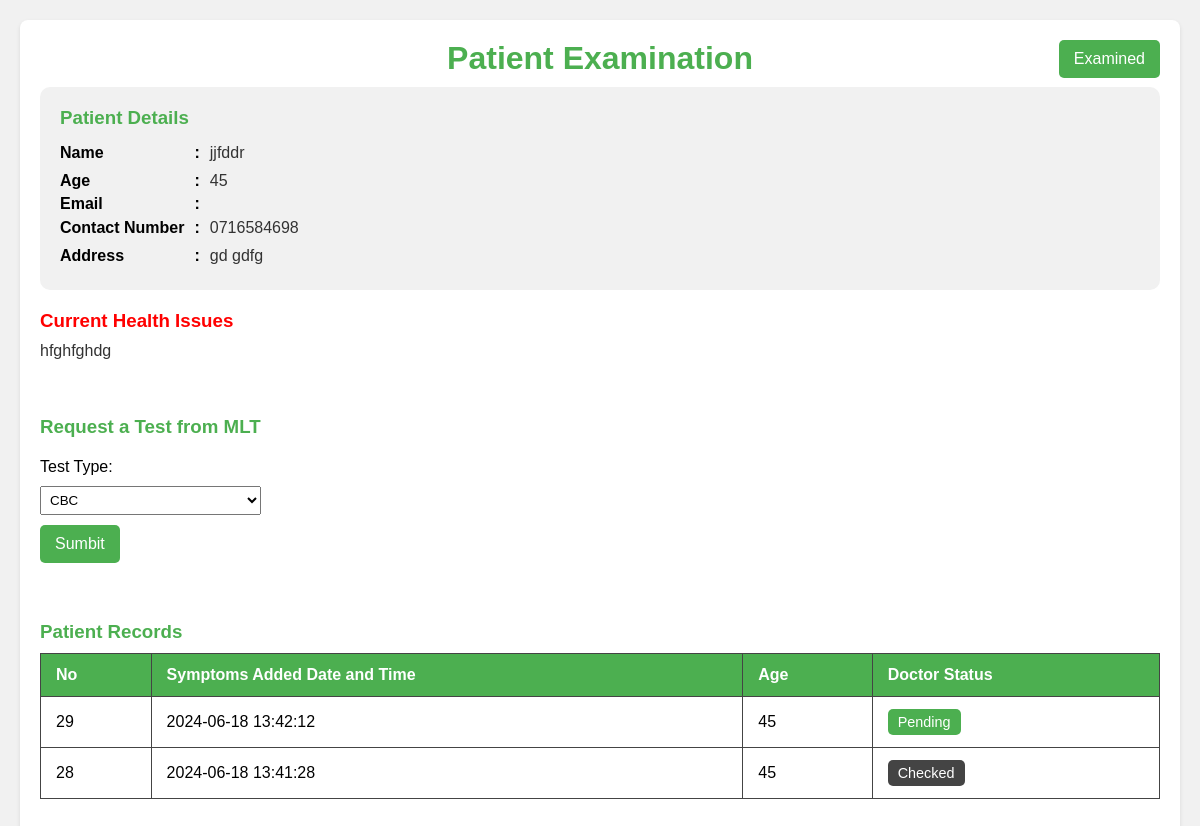
Before: /doctor/examine.php?pid=28 with the older database file.
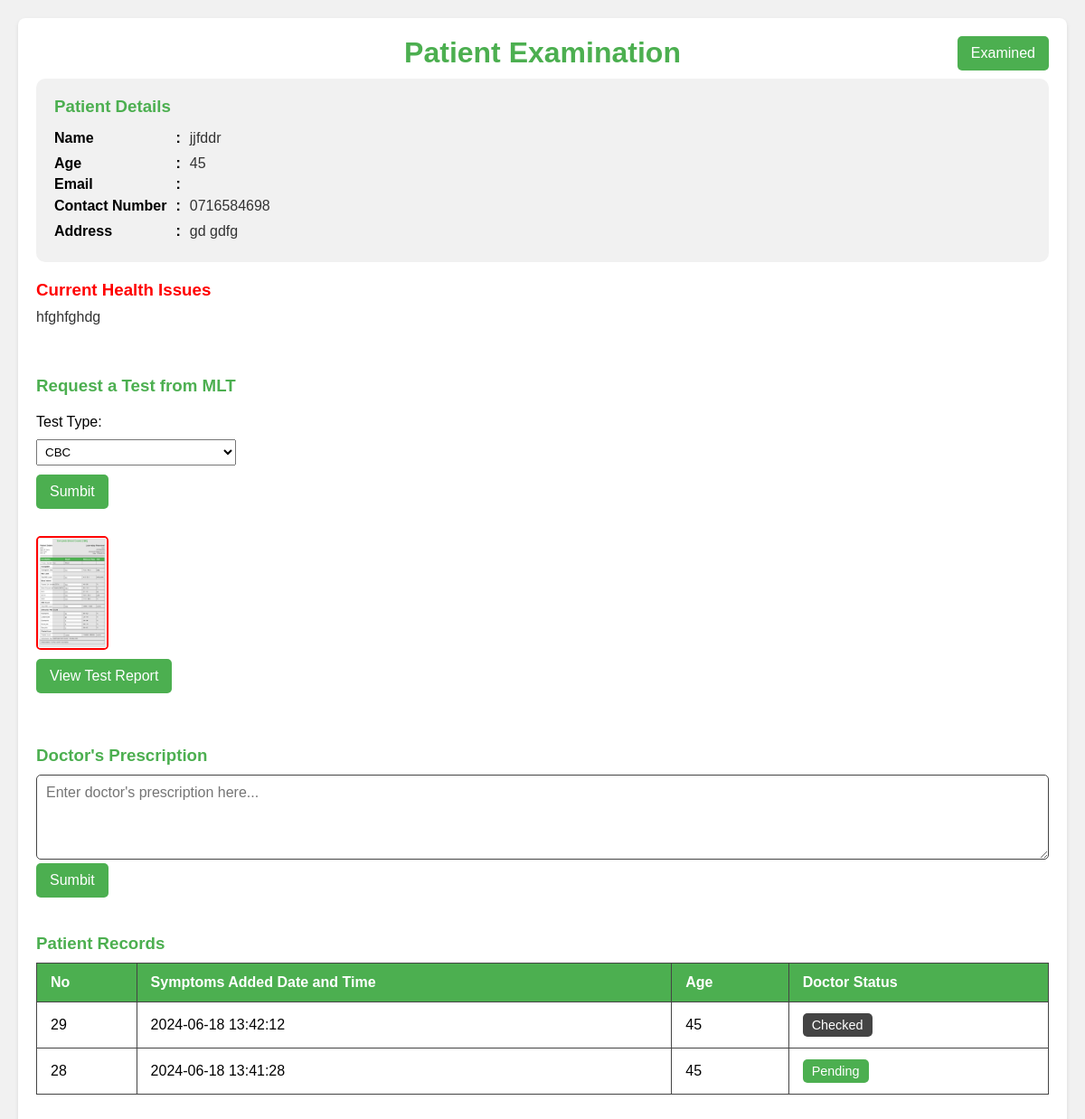
After: the same page with the newer database file.
### tables this page shows
CREATE TABLE IF NOT EXISTS `patients_details` (
  `id` int NOT NULL AUTO_INCREMENT,
  `patients_id` int DEFAULT NULL,
  `age` int DEFAULT NULL,
  `reception_id` varchar(50) DEFAULT NULL,
  `symptoms` text,
  `medical_report` text,
  `Prescriptions` text,
  `Prescriptions_date` datetime DEFAULT NULL,
  `doctor_id` varchar(50) DEFAULT NULL,
  `symptoms_date` datetime DEFAULT NULL,
  `medicine_status` varchar(50) DEFAULT 'pending',
  PRIMARY KEY (`id`),
  KEY `FK_patients_details_register_patients` (`patients_id`),
  KEY `FK_patients_details_register_reception` (`reception_id`),
  KEY `FK_patients_details_registered_doctor` (`doctor_id`),
  CONSTRAINT `FK_patients_details_register_patients` FOREIGN KEY (`patients_id`) REFERENCES `registered_patients` (`p_id`),
  CONSTRAINT `FK_patients_details_register_reception` FOREIGN KEY (`reception_id`) REFERENCES `registered_reception` (`id_num`),
  CONSTRAINT `FK_patients_details_registered_doctor` FOREIGN KEY (`doctor_id`) REFERENCES `registered_doctor` (`id_num`)
);

CREATE TABLE IF NOT EXISTS `registered_patients` (
  `p_id` int NOT NULL AUTO_INCREMENT,
  `name` varchar(50) DEFAULT NULL,
  `mobile` varchar(12) DEFAULT NULL,
  `email` varchar(50) DEFAULT NULL,
  `id_num` varchar(20) DEFAULT NULL,
  `address` text,
  `age` int DEFAULT NULL,
  `register_date` datetime DEFAULT NULL,
  `reception_id` varchar(50) DEFAULT NULL,
  PRIMARY KEY (`p_id`),
  KEY `FK_register_patients_register_reception` (`reception_id`),
  CONSTRAINT `FK_register_patients_register_reception` FOREIGN KEY (`reception_id`) REFERENCES `registered_reception` (`id_num`)
);

CREATE TABLE IF NOT EXISTS `bloodtest` (
  `id` int NOT NULL AUTO_INCREMENT,
  `patientDetails_id` int DEFAULT NULL,
  `reportName` varchar(150) DEFAULT NULL,
  `test_type` varchar(50) DEFAULT NULL,
  `issued_Date` datetime DEFAULT NULL,
  `mlt_id` varchar(50) DEFAULT NULL,
  PRIMARY KEY (`id`),
  KEY `FK_bloodtest_patients_details` (`patientDetails_id`),
  CONSTRAINT `FK_bloodtest_patients_details` FOREIGN KEY (`patientDetails_id`) REFERENCES `patients_details` (`id`)
);

### connection.php (called while the page is built, shortened)
<?php
class Database
{
    public static $connection;
    public static function SetUpConnection()
    {
        if (!isset(Database::$connection)) {
            Database::$connection = new mysqli("localhost", "root", "Chalithac*#3031", "healthcare", "3306");
        }
    }
    public static function search($q)
    {
        return Database::$connection->query($q);
    }
}

### doctor/examine.php (the view, shortened to what this page needs)
<!DOCTYPE html>
<html lang="en">
<head>
    <link rel="stylesheet" href="../assets/css/common.css">
</head>
<body>
    <?php
    require_once "../connection.php";
    $pid = $_GET["pid"];
    $patiientResultSet = Database::search("SELECT `registered_patients`.`p_id` AS `p_id`,`patients_details`.`medical_report` AS `mediReport`,`patients_details`.`id` AS `pdi`,`patients_details`.`age` AS `age`, `registered_patients`.`name` AS `name`, `registered_patients`.`email` AS `email`,
     `registered_patients`.`mobile` AS `mobile`, `registered_patients`.`address` AS `address`, `patients_details`.`symptoms` AS `symptoms`, `patients_details`.`Prescriptions` AS `prescriptions`
      FROM `registered_patients` INNER JOIN `patients_details` ON `registered_patients`.`p_id` =`patients_details`.`patients_id`  WHERE `patients_details`.`id` = '" . $pid . "'");
    $numRows = $patiientResultSet->num_rows;
    if ($numRows == 1) {
        $pDetaila = $patiientResultSet->fetch_assoc();
    ?>
        <div class="container">
            <div class="container-header">
                <h1>Patient Examination</h1>
                <button onclick="examined(<?php echo $pDetaila['pdi'] ?>)" id="examined-btn" class="examined-btn">Examined</button>
            </div>
            <div class="patient-details">
                <h3>Patient Details</h3>
                <div class="detail-grid">
                    <strong>Name</strong>
                    <strong>:</strong>
                    <p><?php echo $pDetaila["name"] ?></p>
                    <strong>Age</strong>
                    <strong>:</strong>
                    <p><?php echo $pDetaila["age"] ?></p>
                    <strong>Email</strong>
                    <strong>:</strong>
                    <strong>Contact Number</strong>
                    <strong>:</strong>
                    <p><?php echo $pDetaila["mobile"] ?></p>
                    <strong>Address</strong>
                    <strong>:</strong>
                    <p><?php echo $pDetaila["address"] ?></p>
                </div>
            </div>
            <div class="health-issues">
                <h3 style="color: red;">Current Health Issues</h3>
                <p style="white-space:pre-wrap;"><?php echo $pDetaila["symptoms"] ?></p>
            </div>
            <br />
            <br />
            <div class="req-test">
                <h3>Request a Test from MLT</h3>
                <label for="test">Test Type:</label>
                <select name="test" id="test">
                    <option value="cbc">CBC</option>
                </select>
                <button onclick="mltBloodRequest(<?php echo $pid ?>);" class="submit-records">Sumbit</button>
                <?php
                $mltBloodResultSet = Database::search("SELECT * FROM `bloodtest` WHERE `patientDetails_id` = '" . $pid . "'  ORDER BY `id` DESC LIMIT 1");
                $mltBloodRow = $mltBloodResultSet->num_rows;
                if ($mltBloodRow == 1) {
                    $mltBloodData = $mltBloodResultSet->fetch_assoc();
                    if ($mltBloodData['reportName'] != '' || $mltBloodData['reportName'] != null) {
                ?>
                        <img id="myImg" src="../MLT/images/<?php echo $mltBloodData['reportName'] ?>" alt="Medical Report" style="width:50%;max-width:80px;border: 2px solid red;">
                        <button onclick="openReportImage()" class="submit-records">View Test Report</button>
                <?php
                    }
                }
                ?>
            </div>
            <br />
            <?php
            if ($pDetaila['prescriptions'] == '') {
            ?>
                <div class="doctor-prescription">
                    <h3>Doctor's Prescription</h3>
                    <textarea style="white-space: pre-line;" id="prescription" rows="4" placeholder="Enter doctor's prescription here..."></textarea>
                    <?php
                    if ($pDetaila['mediReport'] == 'no') {
                    ?>
                        <button onclick="submitPrescription('<?php echo $pDetaila['pdi'] ?>','no')" class="submit-records">Sumbit</button>
                    <?php
                    }
                    ?>
                </div>
            <?php
            }
            ?>
            <div class="symptoms-table-container">
                <h3>Patient Records</h3>
                <table id="symptomsTable">
                    <thead>
                        <tr>
                            <th>No</th>
                            <th>Symptoms Added Date and Time</th>
                            <th>Age</th>
                            <th>Doctor Status</th>
                        </tr>
                    </thead>
                    <tbody>
                        <?php
                        $patientDetailsResultSet = Database::search("SELECT * FROM `patients_details` WHERE `patients_id` = '" . $pDetaila['p_id'] . "' ORDER BY `id` DESC");
                        $patientDetailsCount = $patientDetailsResultSet->num_rows;
                        if ($patientDetailsCount > 0) {
                            while ($patientDetailsResult = $patientDetailsResultSet->fetch_assoc()) {
                                $recordId = $patientDetailsResult["id"];
                        ?>
                                <tr onclick="showPopup('details-popup-<?php echo $recordId; ?>')">
                                    <td><?php echo $recordId; ?></td>
                                    <td><?php echo $patientDetailsResult["symptoms_date"]; ?></td>
                                    <td><?php echo $patientDetailsResult["age"]; ?></td>
                                    <?php if (empty($patientDetailsResult["Prescriptions"])) { ?>
                                        <td><button class="status-btn pending">Pending</button></td>
                                    <?php } else { ?>
                                        <td><button class="status-btn checked">Checked</button></td>
                                    <?php } ?>
                                </tr>
                        <?php
                            }
                        }
                        ?>
                    </tbody>
                </table>
            </div>
        </div>
    <?php
    }
    ?>
</body>
</html>

### assets/css/common.css (style rules this page uses)
:root { --base-color: #4CAF50; --second-base-color: #388E3C; --dark-gray: #333333; --medium-gray: #444444; --error-color: #FF4136; }
* { margin: 0%; padding: 0%; box-sizing: border-box; font-family: Arial, sans-serif; }

### doctor/examine.php (style rules this page uses)
body { font-family: Arial, sans-serif; background-color: #f1f1f1; margin: 0; padding: 20px; }
.container { max-width: 1200px; margin: 0 auto; background-color: #fff; padding: 20px; border-radius: 8px; box-shadow: 0 2px 4px rgba(0, 0, 0, 0.1); }
.container-header { width: 100%; display: flex; align-items: center; position: relative; margin-bottom: 10px; }
.container-header h1 { margin: 0% auto; }
.examined-btn { position: absolute; right: 0%; padding: 10px 15px; background-color: var(--base-color); border: none; border-radius: 5px; color: #FFFFFF; font-size: 1em; cursor: pointer; transition: background-color 0.3s; }
h1 { color: var(--base-color); text-align: center; margin-bottom: 20px; }
.patient-details { background-color: rgb(241, 241, 241); padding: 20px; border-radius: 10px; }
.patient-details, .health-issues, .doctor-prescription, .medical-report, .symptoms-table-container { margin-bottom: 20px; }
h3 { color: var(--base-color); margin-bottom: 10px; }
.patient-details p, .health-issues p { margin: 5px 0; color: var(--dark-gray); }
textarea { width: 100%; white-space: pre-line; max-width: 100%; min-width: 100%; padding: 10px; border: 1px solid var(--medium-gray); border-radius: 5px; font-size: 1em; color: var(--dark-gray); background-color: #FFFFFF; transition: border-color 0.3s; }
.submit-records { margin-bottom: 20px; padding: 10px 15px; background-color: var(--base-color); border: none; border-radius: 5px; color: #FFFFFF; font-size: 1em; cursor: pointer; transition: background-color 0.3s; }
table { width: 100%; border-collapse: collapse; }
th, td { padding: 12px 15px; border: 1px solid var(--medium-gray); text-align: left; }
thead th { background-color: var(--base-color); color: #FFFFFF; }
tbody tr { cursor: pointer; }
.status-btn { padding: 5px 10px; border: none; border-radius: 5px; font-size: 0.9em; cursor: pointer; }
.status-btn.pending { background-color: var(--base-color); color: white; }
.status-btn.checked { background-color: var(--medium-gray); color: white; }
.req-test { display: flex; flex-direction: column; max-width: max-content; gap: 10px; margin-bottom: 20px; }
.req-test select { padding: 5px; }
.req-test .submit-records { width: max-content; }
.detail-grid { display: grid; grid-template-columns: max-content min-content max-content; align-items: first baseline; column-gap: 10px; }
#myImg { border-radius: 5px; cursor: pointer; transition: 0.3s; }

Changed rows visible on the page:
changed patients_details "hfghfghdg": Prescriptions "Checked" → "Pending"
added bloodtest: reportName (picture)
changed patients_details id 29: Prescriptions "Pending" → "Checked"
Other visible differences:
text now shown: "View Test Report Doctor's Prescription Sumbit"
